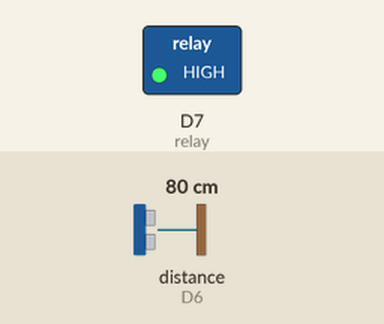
A sketch run on a simulated ESP8266 (NodeMCU). Shown: switched loads named in the sketch (green lamp = pin HIGH). Wiring (inferred from the names in the program): ultrasonic range finder: trigger D5; echo D6. The test bench sets the inputs (shaded band); at power-on: distance to the obstacle (sensor on D6) 80 cm. The echo pulse lasts 58.3 µs per cm; pins used as bus, display or sensor lines are not drawn; what the sketch prints to the serial monitor is not drawn.

Above: at 1.4 s.
1.5 s: distance to the obstacle (sensor on D6) set to 8 cm
3.3 s: distance to the obstacle (sensor on D6) set to 5 cm
At 4.8 s:
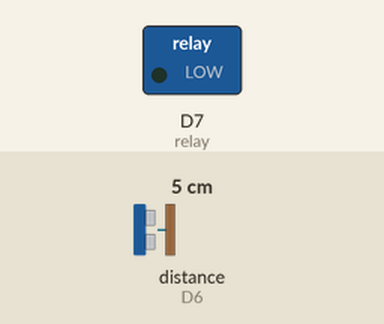
5.7 s: distance to the obstacle (sensor on D6) set to 19 cm
7.2 s: distance to the obstacle (sensor on D6) set to 24 cm
At 8.2 s:
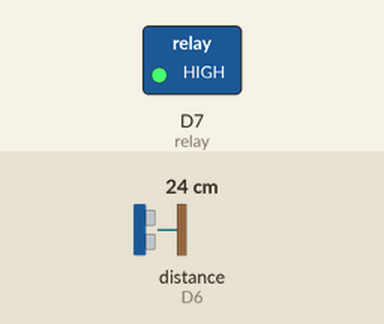
9.0 s: distance to the obstacle (sensor on D6) set to 2 cm
At 9.8 s:
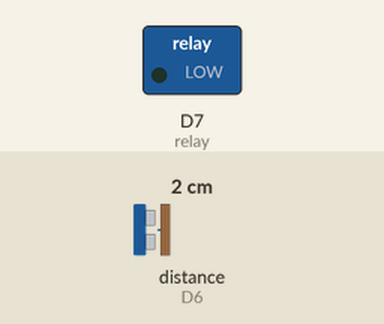
Timing chart, 0 to 11.8 s (numbered marks = the images above; inputs shaded):
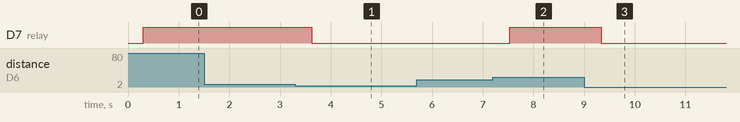

Measured:
- the behaviour switches between 7 and 6 cm on distance to the obstacle (sensor on D6) (found by bisection; images 0 and 1)
- the behaviour switches between 21 and 22 cm on distance to the obstacle (sensor on D6) (found by bisection; images 1 and 2)
- after the input at 1.5 s, every drawn part: stays the same
- after the input at 3.3 s, D7 (relay): HIGH → LOW after 0.32 s
- after the input at 5.7 s, every drawn part: stays the same
- after the input at 7.2 s, D7 (relay): LOW → HIGH after 0.33 s
- after the input at 9.0 s, D7 (relay): HIGH → LOW after 0.34 s

The sketch:

ultrasonic_relay.ino
```cpp
// defines pins numbers
const int trigPin = D5;
const int echoPin = D6;
const int relay = D7;

// defines variables
long duration;
int distance;

void setup() {
pinMode(trigPin, OUTPUT); // Sets the trigPin as an Output
pinMode(echoPin, INPUT); // Sets the echoPin as an Input
pinMode (relay, OUTPUT);
digitalWrite(relay, LOW);
Serial.begin(9600); // Starts the serial communication
}

int onn()
{digitalWrite(relay, HIGH);
  Serial.print("on- ");
  delay(300);
 }
int of()
{digitalWrite(relay, LOW);
  Serial.print("of- ");
  delay(300);
}


void loop() {
// Clears the trigPin
digitalWrite(trigPin, LOW);
delayMicroseconds(2);
// Sets the trigPin on HIGH state for 10 micro seconds
digitalWrite(trigPin, HIGH);
delayMicroseconds(10);
digitalWrite(trigPin, LOW);
// Reads the echoPin, returns the sound wave travel time in microseconds
duration = pulseIn(echoPin, HIGH);
// Calculating the distance
distance= duration*0.034/2;
// Prints the distance on the Serial Monitor
Serial.print("Distance: ");
Serial.println(distance);
delay(300);

int d = distance;
 { do
    {
      if (d>20)
       onn();
       if(d < 6)
       of();
        break;
     }while(d>20);
   }
}
```
